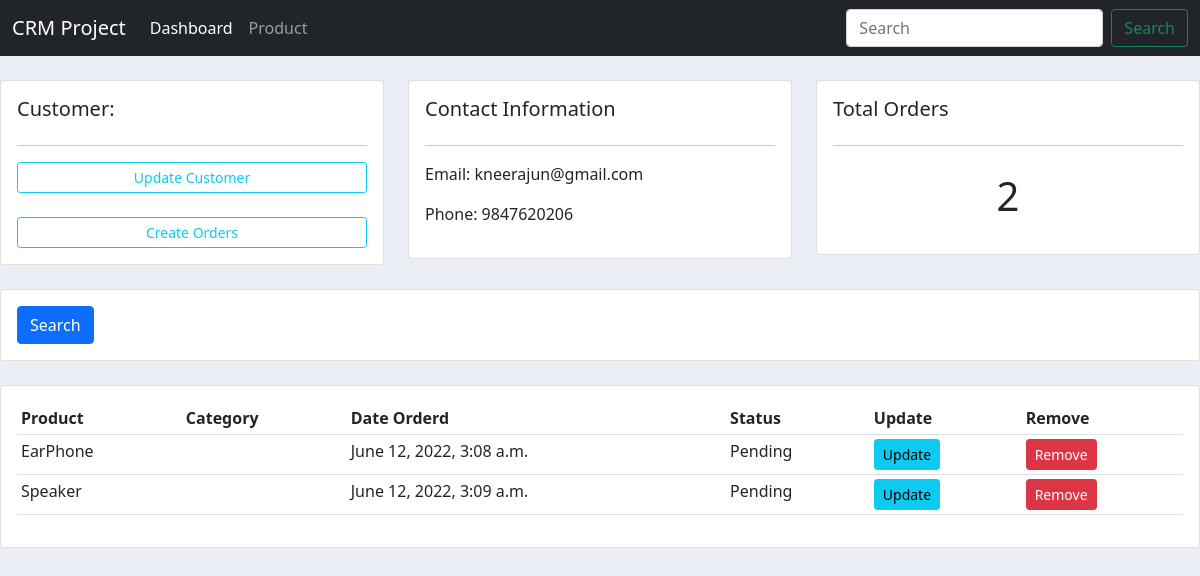
Page /customer/customer-list/5/ on the earlier database version.
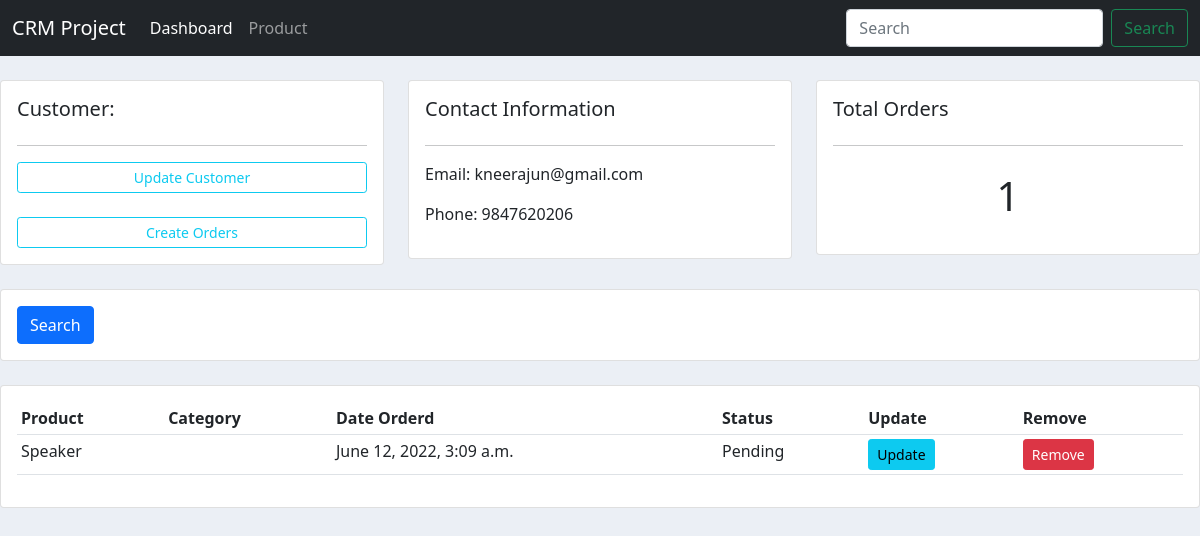
Same page on the later database version.
### product/models.py (models this page shows, shortened)
class Order(models.Model):
    STATUS=(
        ('Pending','PENDING'),
        ('Out of stock','OUT OF STOCK'),
        ('Delivery', 'DELIVERY')
    )
    customer= models.ForeignKey(Customer, null=True, on_delete=models.CASCADE)
    product= models.ForeignKey(Product, null=True, on_delete=models.SET_NULL)
    date_created=models.DateTimeField(auto_now_add=True)
    status = models.CharField(max_length=50, null=True, choices=STATUS)

class Product(models.Model):
    CATEGORY=(
        ('Electronics','ELECTRONICS'),
        ('Grossery', 'GROSSERY'),
        ('Clothings','CLOTHINGS'),
        ('HomeAppliance','HOME APPLIANCE')
    )
    name = models.CharField(max_length=100, null=True)
    price = models.FloatField(null=True)
    category = models.CharField(max_length=100, null=True, choices=CATEGORY)
    description = models.CharField(max_length=100, null=True, blank=True)
    date_created = models.DateTimeField(auto_now_add=True)
    tag= models.ManyToManyField(Tag)
    def __str__(self):
        return self.name

### customer/views.py (the view)
# urls.py: path('customer-list/<str:pk>/', customer_list, name='customers_list'),
def customer_list(request, pk):
    customer=Customer.objects.get(id=pk)
    orders=customer.order_set.all()
    order_count=orders.count()
    context={'customer':customer,
    'orders':orders,
    'orders_count':order_count,
    'title':'Customer'}
    return render(request, 'customers.html', context)

### customer/templates/customers.html
{% extends 'base.html' %}
{% block content %}
<br>
<div class="row">
	<div class="col-md">
		<div class="card card-body">
			<h5>Customer:</h5>
			<hr>
			<a class="btn btn-outline-info  btn-sm btn-block" href="{% url 'customer:update_customer' customer.id %}">Update Customer</a>
			<br>
			<a class="btn btn-outline-info  btn-sm btn-block" href="{% url 'product:create_order' customer.id %}">Create Orders</a>
		</div>
	</div>
	<div class="col-md">
		<div class="card card-body">
			<h5>Contact Information</h5>
			<hr>
			<p>Email: {{customer.email}}</p>
			<p>Phone: {{customer.phone}}</p>
		</div>
	</div>
	<div class="col-md">
		<div class="card card-body">
			<h5>Total Orders</h5>
			<hr>
			<h1 style="text-align: center;padding: 10px">{{orders_count}}</h1>
		</div>
	</div>
</div>
<br>
<div class="row">
	<div class="col">
		<div class="card card-body">
			<form method="get">
		    <button class="btn btn-primary" type="submit">Search</button>
		  </form>
		</div>
	</div>
</div>
<br>
<div class="row">
	<div class="col-md">
		<div class="card card-body">
			<table class="table table-sm">
				<tr>
					<th>Product</th>
					<th>Category</th>
					<th>Date Orderd</th>
					<th>Status</th>
					<th>Update</th>
					<th>Remove</th>
				</tr>
				{% for order in orders %}
					<tr>
						<td>{{order.product}}</td>
						<td>{{order.product.ategory}}</td>
						<td>{{order.date_created}}</td>
						<td>{{order.status}}</td>
						<td><a class="btn btn-sm btn-info" href="{% url 'product:update_order' order.id %}">Update</a></td>
                    	<td><a class="btn btn-sm btn-danger" href="{% url 'product:delete_order' order.id %}">Remove</a></td>
					</tr>
				{% endfor %}
			</table>
		</div>
	</div>
</div>
{% endblock content%}

Differences in the rows shown:
removed Order: product "EarPhone", date_created "June 12, 2022, 3:08 a.m.", status "Pending"
Other differences:
{{ orders_count }}: "2" → "1"
